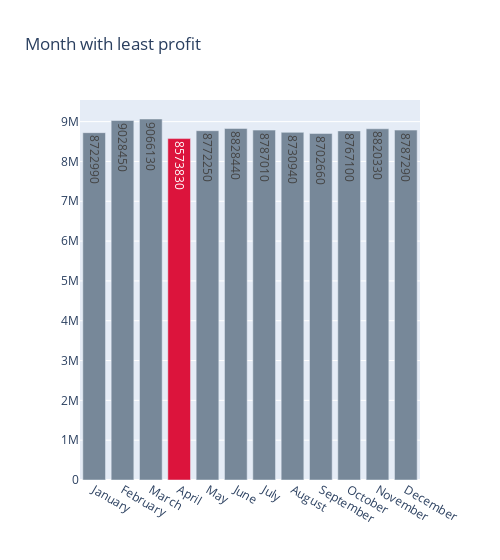

This figure's notebook cell:
### Code cell
colors = ['lightslategray',] * 12
colors[3] = 'crimson'

fig = go.Figure(data = [go.Bar(x= data5chart1.months,
                              y= data5chart1.profit,
                              text = data5chart1.profit,
                              textposition = 'auto',
                              marker_color= colors)])
fig.update_layout(width= 500,
                  title_text='Month with least profit ')

fig.show()

### Figure 1 — Plotly figure (JSON) as saved in the notebook; plotly's stock layout.template omitted (floating-point values rounded to 4 significant figures)
{"data": [{"marker": {"color": ["lightslategray", "lightslategray", "lightslategray", "crimson", "lightslategray", "lightslategray", "lightslategray", "lightslategray", "lightslategray", "lightslategray", "lightslategray", "lightslategray"]}, "text": [8722990, 9028450, 9066130, 8573830, 8772250, 8828440, 8787010, 8730940, 8702660, 8767100, 8820330, 8787290], "textposition": "auto", "type": "bar", "x": ["January", "February", "March", "April", "May", "June", "July", "August", "September", "October", "November", "December"], "y": [8722990, 9028450, 9066130, 8573830, 8772250, 8828440, 8787010, 8730940, 8702660, 8767100, 8820330, 8787290]}], "layout": {"title": {"text": "Month with least profit "}, "width": 500}}
